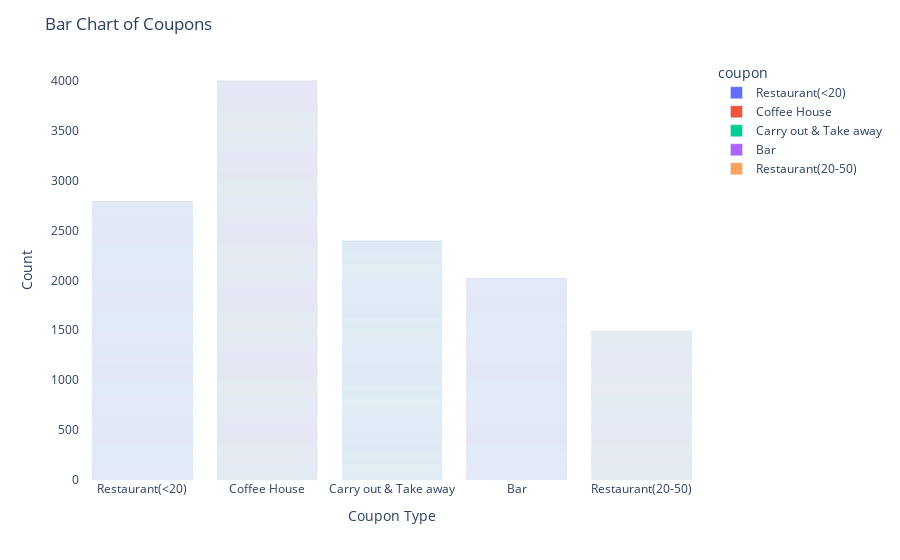

Notebook code for this chart:
### Code cell
fig=px.bar(data, x='coupon', color='coupon')
fig.update_layout(
    plot_bgcolor='white',
    paper_bgcolor='white',
    title="Bar Chart of Coupons",
    xaxis_title='Coupon Type',
    yaxis_title='Count'
)
fig.show()
fig.write_html('visuals/m5_1_bar_coupon.html')

### Figure 1 — Plotly figure (JSON) as saved in the notebook; plotly's stock layout.template omitted (floating-point values rounded to 4 significant figures; data arrays with more than 128 entries replaced by an {"elided": "..."} marker saying what was removed)
{"data": [{"alignmentgroup": "True", "hovertemplate": "coupon=%{x}<br>count=%{y}<extra></extra>", "legendgroup": "Restaurant(<20)", "marker": {"color": "#636efa", "pattern": {"shape": ""}}, "name": "Restaurant(<20)", "offsetgroup": "Restaurant(<20)", "orientation": "v", "showlegend": true, "textposition": "auto", "type": "bar", "x": {"elided": "2786 str values"}, "xaxis": "x", "y": {"elided": "2786 int values"}, "yaxis": "y"}, {"alignmentgroup": "True", "hovertemplate": "coupon=%{x}<br>count=%{y}<extra></extra>", "legendgroup": "Coffee House", "marker": {"color": "#EF553B", "pattern": {"shape": ""}}, "name": "Coffee House", "offsetgroup": "Coffee House", "orientation": "v", "showlegend": true, "textposition": "auto", "type": "bar", "x": {"elided": "3996 str values"}, "xaxis": "x", "y": {"elided": "3996 int values"}, "yaxis": "y"}, {"alignmentgroup": "True", "hovertemplate": "coupon=%{x}<br>count=%{y}<extra></extra>", "legendgroup": "Carry out & Take away", "marker": {"color": "#00cc96", "pattern": {"shape": ""}}, "name": "Carry out & Take away", "offsetgroup": "Carry out & Take away", "orientation": "v", "showlegend": true, "textposition": "auto", "type": "bar", "x": {"elided": "2393 str values"}, "xaxis": "x", "y": {"elided": "2393 int values"}, "yaxis": "y"}, {"alignmentgroup": "True", "hovertemplate": "coupon=%{x}<br>count=%{y}<extra></extra>", "legendgroup": "Bar", "marker": {"color": "#ab63fa", "pattern": {"shape": ""}}, "name": "Bar", "offsetgroup": "Bar", "orientation": "v", "showlegend": true, "textposition": "auto", "type": "bar", "x": {"elided": "2017 str values"}, "xaxis": "x", "y": {"elided": "2017 int values"}, "yaxis": "y"}, {"alignmentgroup": "True", "hovertemplate": "coupon=%{x}<br>count=%{y}<extra></extra>", "legendgroup": "Restaurant(20-50)", "marker": {"color": "#FFA15A", "pattern": {"shape": ""}}, "name": "Restaurant(20-50)", "offsetgroup": "Restaurant(20-50)", "orientation": "v", "showlegend": true, "textposition": "auto", "type": "bar", "x": {"elided": "1492 str values"}, "xaxis": "x", "y": {"elided": "1492 int values"}, "yaxis": "y"}], "layout": {"barmode": "relative", "legend": {"title": {"text": "coupon"}, "tracegroupgap": 0}, "margin": {"t": 60}, "paper_bgcolor": "white", "plot_bgcolor": "white", "title": {"text": "Bar Chart of Coupons"}, "xaxis": {"anchor": "y", "categoryarray": ["Restaurant(<20)", "Coffee House", "Carry out & Take away", "Bar", "Restaurant(20-50)"], "categoryorder": "array", "domain": [0, 1], "title": {"text": "Coupon Type"}}, "yaxis": {"anchor": "x", "domain": [0, 1], "title": {"text": "Count"}}}}
